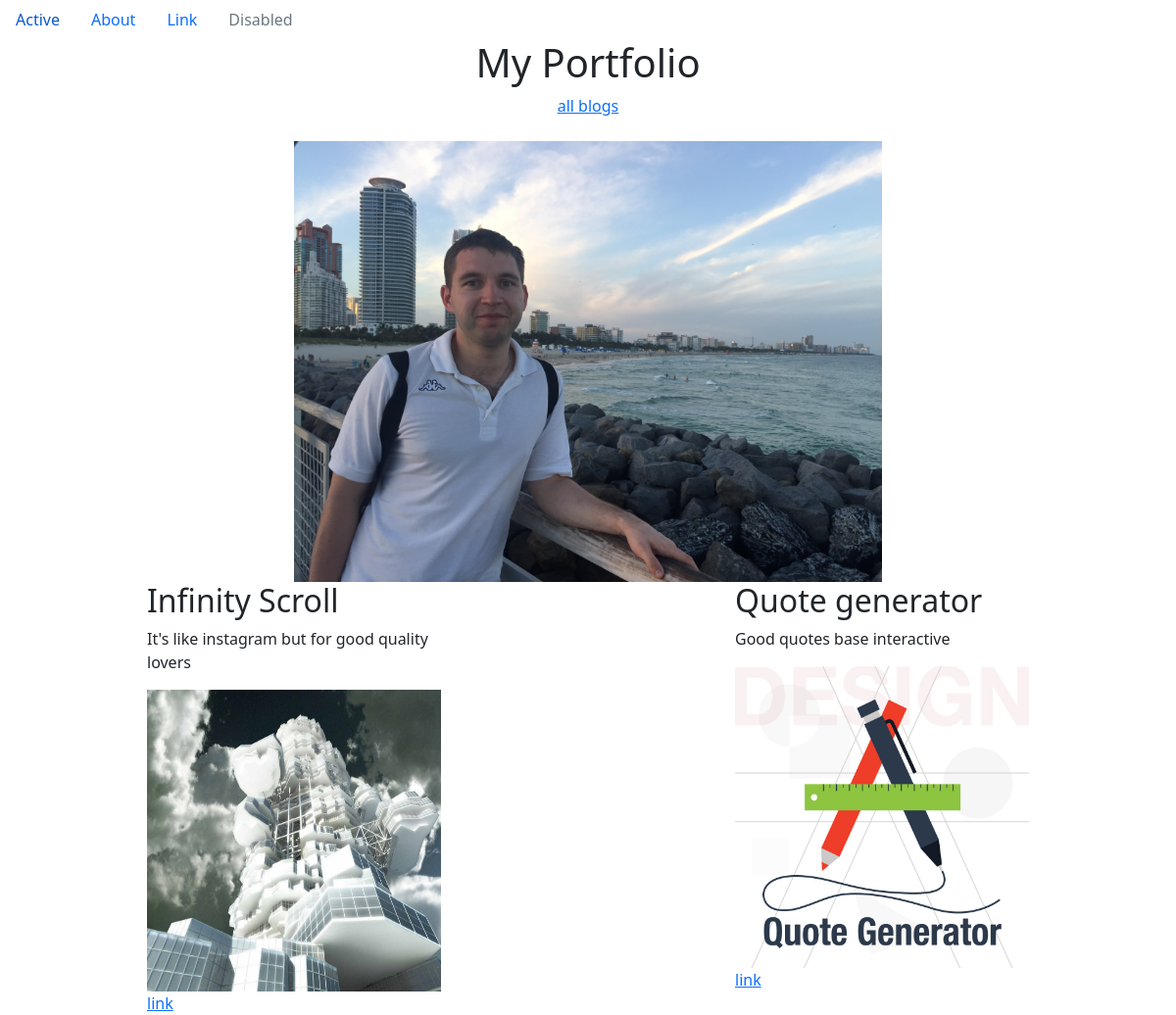
The page / on the database its author committed.
### portfolio/models.py (models this page shows, shortened)
class Project(models.Model):
    title = models.CharField(max_length=100)
    description = models.CharField(max_length=250)
    image = models.ImageField(upload_to='portfolio/images/')
    url = models.URLField(blank=True)

### portfolio/views.py (the view)
# urls.py: 2. Add a URL to urlpatterns:  path('', views.home, name='home')
def home(request):
    projects = Project.objects.all()
    return render(request, 'home.html', {'projects': projects})

### portfolio/templates/home.html
{% extends 'base.html' %}
{%  block content %}
<div class="d-flex flex-column align-items-center">
<h1>My Portfolio</h1>
<a href="{% url 'blog:all_blogs' %}"> all blogs </a>
<br>
{% load static %}
<img class="w-50" src="{% static 'portfolio/IMG_4818.JPG' %}">
<div class="d-flex justify-content-around">
{% for project in projects %}
    <div class="w-25">
<h2>{{ project.title }}</h2>
<p>{{ project.description }}</p>
<img class="w-100 h-75" src="{{ project.image.url }}">
{% if project.url %}
        <br>
<a href="{{ project.url }}">link</a>
{% endif %}
    </div>
{% endfor %}
    </div>
</div>
{% endblock %}

### portfolio/templates/base.html (shortened to what this page needs)
{% load static %}
<!doctype html>
<html lang="en">
<head>
    <link href="https://cdn.jsdelivr.net/npm/bootstrap@5.1.1/dist/css/bootstrap.min.css" rel="stylesheet"
>
      <link rel="stylesheet" href="{% static "portfolio/custom.css" %}">
</head>
<body>
<ul class="nav">
  <li class="nav-item">
    <a class="nav-link active" aria-current="page" href="#">Active</a>
  </li>
  <li class="nav-item">
    <a class="nav-link" href="#">About</a>
  </li>
  <li class="nav-item">
    <a class="nav-link" href="#">Link</a>
  </li>
  <li class="nav-item">
    <a class="nav-link disabled">Disabled</a>
  </li>
</ul>
{% block content %} {% endblock %}
<link rel="stylesheet" href="{% static "portfolio/custom.css" %}">
</body>
</html>

### portfolio/static/portfolio/custom.css (style rules this page uses)
body { max-width: 1200px; margin: 0 auto; }

### rows shown on the page
Project: title "Infinity Scroll", description "It's like instagram but for good quality lovers", image (picture)
Project: title "Quote generator", description "Good quotes base interactive", image (picture)
